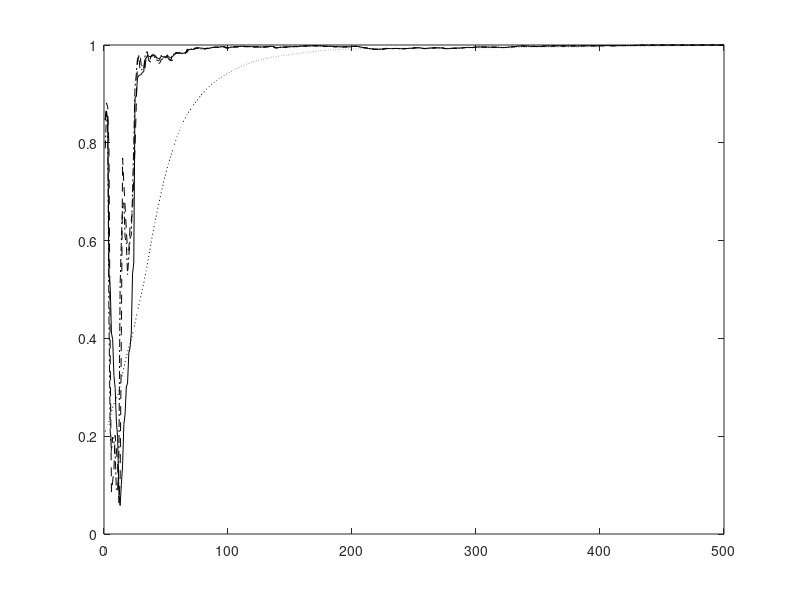

MATLAB code to generate this figure: (Note: this script raises an error after producing the figure.)
% This code is written to support the experiments in the book titled:
% Adaptive Machine Learning Algorithms with Python
% by
% Chanchal Chatterjee
% December 2021
% Speedup of the Adaptive EVD Algorithm 
% Gradient Descent, Steepest Descent, Conjugate Direction, & Newton's Method on the 
% Unconstrained Objective Function
% Stationary Case

function evdXYZ;

clear all; close all; 

eta0 = 400;

% Number of samples N and dimension D
nSamples = 500;
nDim = 10;
nEA = 4;
nEpochs = 1;
randn('state',0);

% Generate the covX random matrices
if 0
covX = ...
[ 0.0910   0.0380  -0.0530  -0.0050   0.0100  -0.1360   0.1550   0.0300   0.0020   0.0320 ; ...
  0.0380   0.3730   0.0180  -0.0280  -0.0110  -0.3670   0.1540  -0.0570  -0.0310  -0.0650 ; ...
 -0.0530   0.0180   1.4300   0.0170   0.0550  -0.4500  -0.0380  -0.2980  -0.0410  -0.0300 ; ...
 -0.0050  -0.0280   0.0170   0.0840  -0.0050   0.0160   0.0420  -0.0220   0.0010   0.0050 ; ...
  0.0100  -0.0110   0.0550  -0.0050   0.0710   0.0880   0.0580  -0.0690  -0.0080   0.0030 ; ...
 -0.1360  -0.3670  -0.4500   0.0160   0.0880   5.7200  -0.5440  -0.2480   0.0050   0.0950 ; ...
  0.1550   0.1540  -0.0380   0.0420   0.0580  -0.5440   2.7500  -0.3430  -0.0110  -0.1200 ; ...
  0.0300  -0.0570  -0.2980  -0.0220  -0.0690  -0.2480  -0.3430   1.4500   0.0780   0.0280 ; ...
  0.0020  -0.0310  -0.0410   0.0010  -0.0080   0.0050  -0.0110   0.0780   0.0670   0.0150 ; ...
  0.0320  -0.0650  -0.0300   0.0050   0.0030   0.0950  -0.1200   0.0280   0.0150   0.3410 ];

covX = ...
[ 0.4270   0.0110  -0.0050  -0.0250   0.0890  -0.0790  -0.0190   0.0740   0.0890   0.0050 ; ...
  0.0110   5.6900  -0.0690  -0.2820  -0.7310   0.0900  -0.1240   0.1000   0.4320  -0.1030 ; ...
 -0.0050  -0.0690   0.0800   0.0980   0.0450  -0.0410   0.0230   0.0220  -0.0350   0.0120 ; ...
 -0.0250  -0.2820   0.0980   2.8000  -0.1070   0.1500  -0.1930   0.0950  -0.2260   0.0460 ; ...
  0.0890  -0.7310   0.0450  -0.1070   3.4400   0.2530   0.2510   0.3160   0.0390  -0.0100 ; ...
 -0.0790   0.0900  -0.0410   0.1500   0.2530   2.2700  -0.1800   0.2950  -0.0390  -0.1130 ; ...
 -0.0190  -0.1240   0.0230  -0.1930   0.2510  -0.1800   0.3270   0.0270   0.0260  -0.0160 ; ...
  0.0740   0.1000   0.0220   0.0950   0.3160   0.2950   0.0270   0.7270  -0.0960  -0.0170 ; ...
  0.0890   0.4320  -0.0350  -0.2260   0.0390  -0.0390   0.0260  -0.0960   0.7150  -0.0090 ; ...
  0.0050  -0.1030   0.0120   0.0460  -0.0100  -0.1130  -0.0160  -0.0170  -0.0090   0.0650 ];

covX = ...
[ 0.3350   0.0260  -0.0510  -0.0120   0.0790   0.0170   0.0290   0.0080   0.0770  -0.0300 ; ...
  0.0260   0.0910   0.0110  -0.0100   0.0060  -0.0140  -0.0020  -0.0230   0.0110   0.0350 ; ...
 -0.0510   0.0110   0.0780   0.0000   0.0160   0.0030   0.0300  -0.0350  -0.0030  -0.0490 ; ...
 -0.0120  -0.0100   0.0000   0.0820  -0.0030  -0.0260  -0.0250  -0.0290  -0.0150   0.0250 ; ...
  0.0790   0.0060   0.0160  -0.0030   0.7970   0.1940  -0.0370  -0.0230   0.0590  -0.1450 ; ...
  0.0170  -0.0140   0.0030  -0.0260   0.1940   1.5000   0.0140  -0.1040   0.1140  -0.2290 ; ...
  0.0290  -0.0020   0.0300  -0.0250  -0.0370   0.0140   0.2770  -0.0300  -0.0770  -0.0510 ; ...
  0.0080  -0.0230  -0.0350  -0.0290  -0.0230  -0.1040  -0.0300   0.3170   0.0220   0.0100 ; ...
  0.0770   0.0110  -0.0030  -0.0150   0.0590   0.1140  -0.0770   0.0220   0.5380   0.0340 ; ...
 -0.0300   0.0350  -0.0490   0.0250  -0.1450  -0.2290  -0.0510   0.0100   0.0340   0.6680 ];

covX = ...
[ 0.0840  -0.0120   0.0010   0.0150  -0.0040   0.0240  -0.0110   0.0270   0.0730  -0.0120 ; ...
 -0.0120   0.7930   0.0000   0.1970   0.0310  -0.0260   0.0500   0.0790   0.1450  -0.0270 ; ...
  0.0010   0.0000   0.0660  -0.0230   0.0110  -0.0170   0.0390  -0.0020   0.0170  -0.0040 ; ...
  0.0150   0.1970  -0.0230   0.7280  -0.0030  -0.0150   0.1210   0.0900   0.0800   0.0410 ; ...
 -0.0040   0.0310   0.0110  -0.0030   0.0800  -0.0010  -0.0070   0.0230  -0.0140  -0.0230 ; ...
  0.0240  -0.0260  -0.0170  -0.0150  -0.0010   0.3360  -0.1470  -0.0370   0.3020  -0.0520 ; ...
 -0.0110   0.0500   0.0390   0.1210  -0.0070  -0.1470   1.4500  -0.1320  -0.2300  -0.1370 ; ... 
  0.0270   0.0790  -0.0020   0.0900   0.0230  -0.0370  -0.1320   0.3200   0.2380   0.0170 ; ...
  0.0730   0.1450   0.0170   0.0800  -0.0140   0.3020  -0.2300   0.2380   2.9300  -0.0570 ; ...
 -0.0120  -0.0270  -0.0040   0.0410  -0.0230  -0.0520  -0.1370   0.0170  -0.0570   0.3040 ];

covX = ...
[ 0.0900   0.0010  -0.0080  -0.1910  -0.0070   0.0410  -0.0300  -0.0580   0.0220   0.0320 ; ...
  0.0010   0.0920  -0.0110   0.0080  -0.0140  -0.0020   0.0120  -0.0100  -0.0210  -0.0020 ; ...
 -0.0080  -0.0110   0.0820   0.0820   0.0140  -0.0200  -0.0580   0.1050   0.0040   0.0230 ; ...
 -0.1910   0.0080   0.0820   5.6800  -0.0960  -0.0150   0.6460   0.2190  -0.2380   0.2180 ; ...
 -0.0070  -0.0140   0.0140  -0.0960   0.0760  -0.0350  -0.0400  -0.0230   0.0270  -0.0140 ; ...
  0.0410  -0.0020  -0.0200  -0.0150  -0.0350   0.4580   0.1380  -0.2510   0.0120   0.0390 ; ...
 -0.0300   0.0120  -0.0580   0.6460  -0.0400   0.1380   1.8200  -0.1830  -0.0020   0.1170 ; ...
 -0.0580  -0.0100   0.1050   0.2190  -0.0230  -0.2510  -0.1830   4.0700  -0.4640   0.1470 ; ...
  0.0220  -0.0210   0.0040  -0.2380   0.0270   0.0120  -0.0020  -0.4640   0.2630   0.0540 ; ...
  0.0320  -0.0020   0.0230   0.2180  -0.0140   0.0390   0.1170   0.1470   0.0540   0.3870 ];

covX = 20*[0.091 0.038 -.053 -.005 0.010; ...
           0.038 0.373 0.018 -.028 -.011; ...
           -.053 0.018 1.430 0.017 0.055; ...
           -.005 -.028 0.017 0.084 -.005; ...
           0.010 -.011 0.055 -.005 0.071];
end

covX = 2*...
[ 0.0910   0.0380  -0.0530  -0.0050   0.0100  -0.1360   0.1550   0.0300   0.0020   0.0320 ; ...
  0.0380   0.3730   0.0180  -0.0280  -0.0110  -0.3670   0.1540  -0.0570  -0.0310  -0.0650 ; ...
 -0.0530   0.0180   1.4300   0.0170   0.0550  -0.4500  -0.0380  -0.2980  -0.0410  -0.0300 ; ...
 -0.0050  -0.0280   0.0170   0.0840  -0.0050   0.0160   0.0420  -0.0220   0.0010   0.0050 ; ...
  0.0100  -0.0110   0.0550  -0.0050   0.0710   0.0880   0.0580  -0.0690  -0.0080   0.0030 ; ...
 -0.1360  -0.3670  -0.4500   0.0160   0.0880   5.7200  -0.5440  -0.2480   0.0050   0.0950 ; ...
  0.1550   0.1540  -0.0380   0.0420   0.0580  -0.5440   2.7500  -0.3430  -0.0110  -0.1200 ; ...
  0.0300  -0.0570  -0.2980  -0.0220  -0.0690  -0.2480  -0.3430   1.4500   0.0780   0.0280 ; ...
  0.0020  -0.0310  -0.0410   0.0010  -0.0080   0.0050  -0.0110   0.0780   0.0670   0.0150 ; ...
  0.0320  -0.0650  -0.0300   0.0050   0.0030   0.0950  -0.1200   0.0280   0.0150   0.3410 ];
    
% Compute data
[V1,D1] = eig(covX);
[d,in] = sort(diag(D1));
V = zeros(nDim,nDim);
D = zeros(nDim,nDim);
for i = 1 : nDim
   V(:,i) = V1(:,in(nDim+1-i));
   D(i,i) = D1(in(nDim+1-i),in(nDim+1-i));
end
x(1:nDim,1:nSamples) = V*sqrt(D)*randn(nDim,nSamples);

% Compute Corrl matrix and eigen vectors
corX = zeros(nDim,nDim);
for i = 1 : nSamples
   corX = corX + x(:,i)*x(:,i)'/nSamples;
end
[V1,D1] = eig(corX);
[d,in] = sort(diag(D1));
V = zeros(nDim,nDim);
D = zeros(nDim,nDim);
for i = 1 : nDim
   V(:,i) = V1(:,in(nDim+1-i));
   D(i,i) = D1(in(nDim+1-i),in(nDim+1-i));
end
corX
V
diag(D)'

% Adaptive algorithm
A = zeros(nDim,nDim);
W1 = 0.1 * ones(nDim,nEA);
W2 = 0.1 * ones(nDim,nEA);
W3 = 0.1 * ones(nDim,nEA);
W4 = 0.1 * ones(nDim,nEA);
I  = eye(nDim,nDim);
invB  = eye(nDim,nDim);
for epoch = 1 : nEpochs
   for iter = 1 : nSamples
      
      Ak = x(:,iter) * x(:,iter)';
      A = A + (1.0/(nSamples*(epoch-1) + iter))*(Ak - A);
      etat = 1.0/(eta0 + nSamples*(epoch-1) + iter);
      
      % Gradient Descent - Xu
      G = (-2*A*W1 + A*W1*triu(W1'*W1) + W1*triu(W1'*A*W1));
      W1 = W1 - etat*G;
      
      % Steepest Descent
      G = (-2*A*W2 + A*W2*triu(W2'*W2) + W2*triu(W2'*A*W2));
      for i = 1 : nEA
         g = G(:,i);
         w = W2(:,i);
         M = zeros(nDim,nDim);
         for k = 1 : i-1
            M = M + (A*W2(:,k)*W2(:,k)' + W2(:,k)*W2(:,k)'*A);
         end
         
         F = - 2*A + 2*A*w*w' + 2*w*w'*A + A*(w'*w) + (w'*A*w)*I  +  M;
      	a0 = g'*g;
      	a1 = - g'*F*g;
      	a2 = 3*((w'*A*g)*(g'*g) + (g'*A*g)*(w'*g));
      	a3 = - 2*(g'*A*g)*(g'*g);
      	c = [a3 a2 a1 a0];
         rts = roots(c);
         
         cnt = 1; clear rs; clear r; clear J;
         for k = 1 : 3
            if isreal(rts(k))
               rs(cnt) = rts(k);
            	r = w - rts(k)*g;
               J(cnt) = (-2*r'*A*r + r'*A*r*r'*r + r'*M*r);
               cnt = cnt + 1;
            end
         end
         [yy, iyy] = min(J);
         alpha = rs(iyy);
         
         %alpha = min(abs(rts));
         %[num2str(alpha) ': ' num2str(rts(1)) ' (' num2str(J(1)) ') ' num2str(rts(2)) ' (' num2str(J(2)) ') ' num2str(rts(3)) ' (' num2str(J(3)) ')']
         
         w = w - alpha * g;
		  	W2(:,i) = w;
      end
      
      % Conjugate Direction Method
      
      % Initialize D
      G = -2*A*W3 + A*W3*triu(W3'*W3) + W3*triu(W3'*A*W3);
      if (iter == 1)
      	D = -G;   
      end
            
      % Update W
      for i = 1 : nEA
         g = G(:,i);
         w = W3(:,i);
         d = D(:,i);
         M = zeros(nDim,nDim);
         for k = 1 : i-1
            M = M + (A*W3(:,k)*W3(:,k)' + W3(:,k)*W3(:,k)'*A);
         end
         F = - 2*A + 2*A*w*w' + 2*w*w'*A + A*(w'*w) + (w'*A*w)*I  +  M;
         
         a0 = g'*d;
      	a1 = d'*F*d;
      	a2 = 3*((w'*A*d)*(d'*d) + (d'*A*d)*(w'*d));
      	a3 = 2*(d'*A*d)*(d'*d);
      	c = [a3 a2 a1 a0];
         rts = roots(c);
         
         cnt = 1; clear rs; clear r; clear J;
         for k = 1 : 3
            if isreal(rts(k))
               rs(cnt) = rts(k);
            	r = w + rts(k)*d;
               J(cnt) = -2*r'*A*r + r'*A*r*r'*r + r'*M*r;
               cnt = cnt + 1;
            end
         end
         [yy, iyy] = min(J);
         alpha = rs(iyy);
         
         %alpha = min(abs(rts));
         w = w + alpha * d;
		  	W3(:,i) = w;
      end
      
      % Update d
      G = -2*A*W3 + A*W3*triu(W3'*W3) + W3*triu(W3'*A*W3);
      for i = 1 : nEA
         g = G(:,i);
         w = W3(:,i);
         d = D(:,i);
         M = zeros(nDim,nDim);
         for k = 1 : i-1
            M = M + (A*W3(:,k)*W3(:,k)' + W3(:,k)*W3(:,k)'*A);
         end
         F = - 2*A + 2*A*w*w' + 2*w*w'*A + A*(w'*w) + (w'*A*w)*I  +  M;
         beta = (g'*F*d) / (d'*F*d);
         d = -g + 1*beta*d;   
         D(:,i) = d;
      end
      
      % Newton Raphson
      G = (-2*A*W4 + A*W4*triu(W4'*W4) + W4*triu(W4'*A*W4));
      for i = 1 : nEA
         g = G(:,i);
         w = W4(:,i);
         M = zeros(nDim,nDim);
         for k = 1 : i-1
            M = M + (A*W4(:,k)*W4(:,k)' + W4(:,k)*W4(:,k)'*A);
         end
         F = - 2*A + 2*A*w*w' + 2*w*w'*A + A*(w'*w) + (w'*A*w)*I  +  M;
         
         lambda = w'*A*w;
         Atilde = A;
      	if (iter > 1)
         	invB = (I + (Atilde/lambda))/lambda; 
      	end
      	invC = invB - (2*invB*A*w*w'*invB)/(1 + 2*w'*invB*A*w);
         invF = invC - (2*invC*w*w'*A*invC)/(1 + 2*w'*A*invC*w);
         
         h = -invF*g;
      	a0 = g'*h;
      	a1 = h'*F*h;
      	a2 = 3*((w'*A*h)*(h'*h) + (h'*A*h)*(w'*h));
      	a3 = 2*(h'*A*h)*(h'*h);
      	c = [a3 a2 a1 a0];
         rts = roots(c);
                  
         clear rs; clear r; clear J;
         cnt = 1; 
         for k = 1 : 3
            if isreal(rts(k))
               rs(cnt) = rts(k);
            	r = w + rts(k)*h;
               J(cnt) = (-2*r'*A*r + r'*A*r*r'*r + r'*M*r);
               cnt = cnt + 1;
            end
         end
         [yy, iyy] = min(J);
         alpha = rs(iyy);
         
         w = w + alpha*h; % 0.01(1), 0.06(2,3,4)
         
		  	W4(:,i) = w;
      end
      
      
      
      % Compute direction cosine
      for i = 1 : nEA      
      	u1 = W1(:,i)/norm(W1(:,i));
      	u2 = W2(:,i)/norm(W2(:,i));
      	u3 = W3(:,i)/norm(W3(:,i));
      	u4 = W4(:,i)/norm(W4(:,i));
      	cos_t1(i,iter) = abs(u1'*V(:,i));
         cos_t2(i,iter) = abs(u2'*V(:,i));
         cos_t3(i,iter) = abs(u3'*V(:,i));
         cos_t4(i,iter) = abs(u4'*V(:,i));
      end
      ind(iter) = iter;
   end
end

% Plot the convergence results
figure(1);
plot(ind,cos_t1(1,:),'k:'); hold on;
plot(ind,cos_t2(1,:),'k-'); hold on;
plot(ind,cos_t3(1,:),'k--'); hold on;
plot(ind,cos_t4(1,:),'k-.'); hold on;
legend('Gradient Descent','Steepest Descent','Conjugate Direction','Newton-Rhapson',0);
xlabel('Number of Samples');
ylabel('Direction Cosine - Component 1');
hold off;

% Plot the convergence results
figure(2);
plot(ind,cos_t1(2,:),'k:'); hold on;
plot(ind,cos_t2(2,:),'k-'); hold on;
plot(ind,cos_t3(2,:),'k--'); hold on;
plot(ind,cos_t4(2,:),'k-.'); hold on;
legend('Gradient Descent','Steepest Descent','Conjugate Direction','Newton-Rhapson',0);
xlabel('Number of Samples');
ylabel('Direction Cosine - Component 2');
hold off;

% Plot the convergence results
figure(3);
plot(ind,cos_t1(3,:),'k:'); hold on;
plot(ind,cos_t2(3,:),'k-'); hold on;
plot(ind,cos_t3(3,:),'k--'); hold on;
plot(ind,cos_t3(3,:),'k-.'); hold on;
legend('Gradient Descent','Steepest Descent','Conjugate Direction','Newton-Rhapson',0);
xlabel('Number of Samples');
ylabel('Direction Cosine - Component 3');
hold off;

% Plot the convergence results
figure(4);
plot(ind,cos_t1(4,:),'k:'); hold on;
plot(ind,cos_t2(4,:),'k-'); hold on;
plot(ind,cos_t3(4,:),'k--'); hold on;
plot(ind,cos_t4(4,:),'k-.'); hold on;
legend('Gradient Descent','Steepest Descent','Conjugate Direction','Newton-Rhapson',0);
xlabel('Number of Samples');
ylabel('Direction Cosine - Component 4');
hold off;


%keyboard




  
